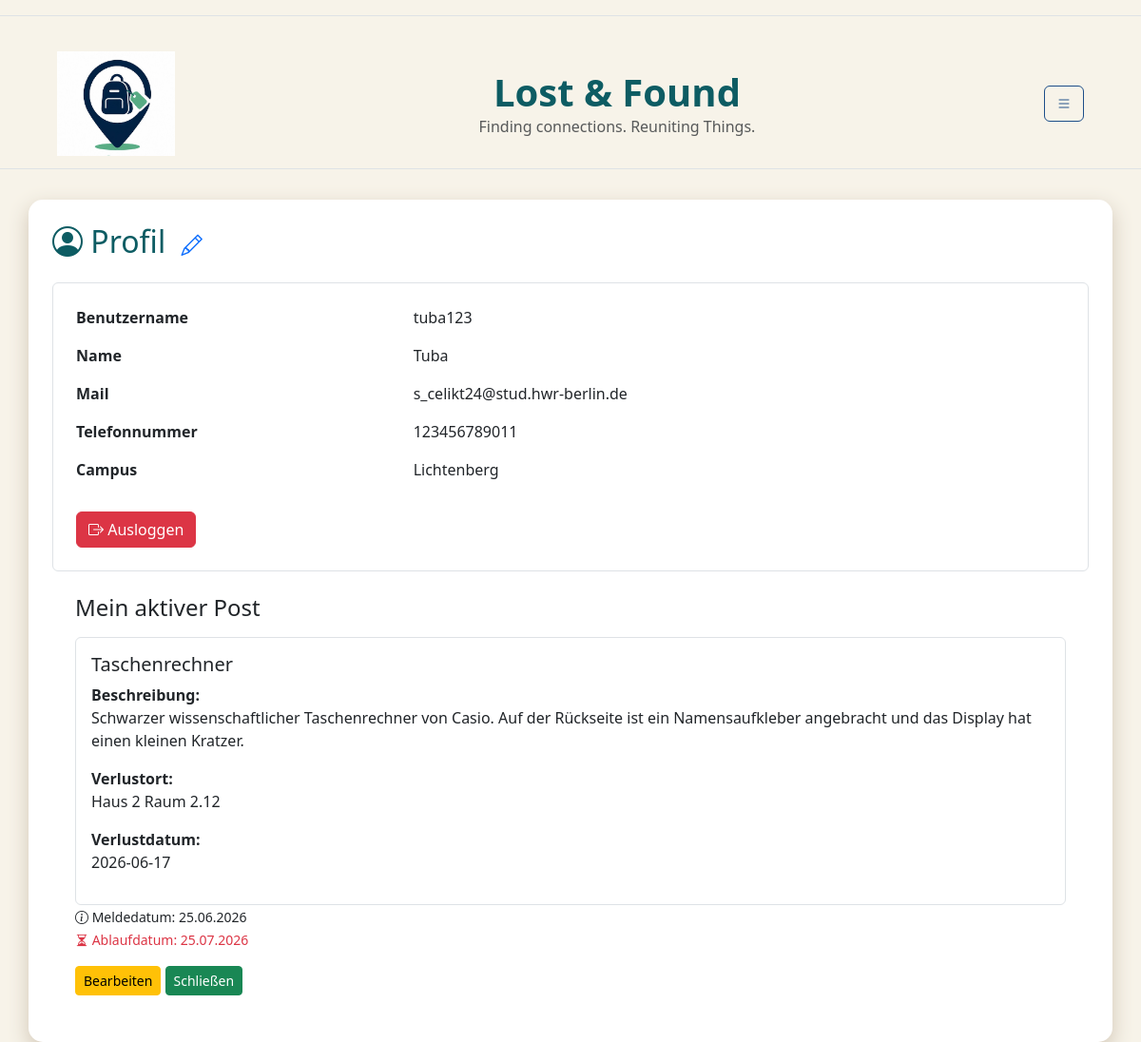
Before: /profile/ (signed in) with the older database file.
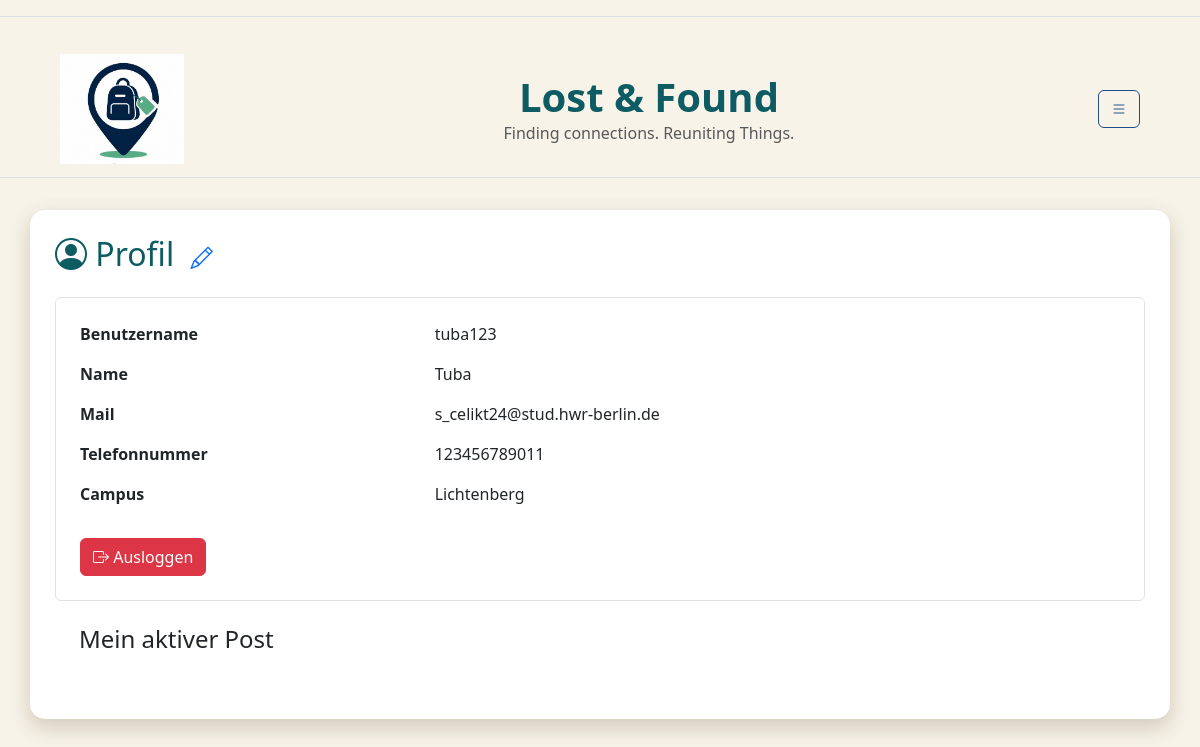
After: the same page with the newer database file.
### db.py (models this page shows)
class StandardUser(db.Model):
    __tablename__ = "standardUser"
    user_id = db.Column( db.Integer, primary_key=True )
    campus_id = db.Column( db.String, db.ForeignKey("campus.campus_id") )
    name = db.Column( db.String)
    benutzername = db.Column( db.String, unique=True)
    telefonnummer = db.Column(db.String)
    standardtext = db.Column(db.Text)
    passwort = db.Column(db.String,nullable=False)
    hwr_mail = db.Column(db.String, unique=True,nullable=False )
    is_admin = db.Column(db.Boolean, default=False)
    campus = db.relationship("Campus",back_populates="users")
    posts = db.relationship( "Post",back_populates="user")

class Post(db.Model):
    __tablename__ = "post"
    post_id = db.Column(db.Integer,primary_key=True)
    user_id = db.Column(db.Integer,db.ForeignKey("standardUser.user_id"))
    fundbuero_id = db.Column(db.Integer,db.ForeignKey("fundbuero.fundbuero_id"))
    titel = db.Column(db.String,nullable=False)
    meldedatum = db.Column(db.Date)
    verlustdatum = db.Column(db.Date)
    ablaufdatum = db.Column(db.Date)
    schliessdatum = db.Column(db.Date)
    verlustort = db.Column(db.String)
    beschreibung = db.Column(db.Text)
    status = db.Column(db.String,default="laufend")
    views = db.Column(db.Integer,default=0 )
    user = db.relationship("StandardUser",back_populates="posts")
    fundbuero = db.relationship("Fundbuero",back_populates="posts")

### app.py (the view)
@app.route('/profile/')
def profile():
    if "user_id" not in session:
        flash("Bitte zuerst einloggen!", "warning")
        return redirect(url_for("login"))
    user = db.session.get(StandardUser, session["user_id"] )
    posts = db.session.execute( db.select(Post).where(Post.user_id == user.user_id, Post.status == "laufend")).scalars() # das holt alle posts des eingeloggten users aus der datenbank, die noch nicht abgelaufen sind und deren status "laufend" ist. die posts werden dann in der profile.html datei angezeigt.
    return render_template("profile.html", user=user, posts= posts)

### templates/profile.html (shortened to what this page needs)
{% extends "base.html" %}
{% block CONTENT %}
<h2 class="mb-4">
    <i class="bi bi-person-circle"></i>
    Profil
     <a href="{{ url_for('edit_profile') }}">
            <i class="bi bi-pencil ms-2"  style="font-size: 1.4rem;"></i>
            </a>
</h2>
<div class="border rounded p-4">
    <div class="row mb-3">
        <div class="col-4">
            <strong>Benutzername</strong>
        </div>
        <div class="col">
            {{ user.benutzername }}
        </div>
    </div>
    <div class="row mb-3">
        <div class="col-4">
            <strong>Name</strong>
        </div>
        <div class="col">
            {{ user.name }}
        </div>
    </div>
    <div class="row mb-3">
        <div class="col-4">
            <strong>Mail</strong>
        </div>
        <div class="col">
            {{ user.hwr_mail }}
        </div>
    </div>
    <div class="row mb-3">
        <div class="col-4">
            <strong>Telefonnummer</strong>
        </div>
        <div class="col">
            {{ user.telefonnummer }}
        </div>
    </div>
    <div class="row mb-3" >
        <div class="col-4">
            <strong>Campus</strong>
        </div>
        <div class="col">
        {% if user.campus_id %}
            {{ user.campus_id }}
        {% else %}
            <span class="text-muted">Kein Campus ausgewählt</span>
        {% endif %}
    </div>
        </div>
        <a href="{{ url_for('logout') }}"
            class="btn btn-danger mt-3">
            <i class="bi bi-box-arrow-right"></i>
         Ausloggen
        </a>
    </div>
    <div class = "rounded p-4">
        <h4 class="mb-3">
        Mein aktiver Post
        </h4>
{% if posts %}
            {%for post in posts%}
             <div class ="border rounded p-3">
             <h5> {{post.titel}} </h5>
                <p>
                    <strong>Beschreibung:</strong><br>
                    {{ post.beschreibung }}
                </p>
                <p>
                    <strong>Verlustort:</strong><br>
                    {{ post.verlustort }}
                </p>
                <p>
                    <strong>Verlustdatum:</strong><br>
                    {{ post.verlustdatum}}
                </p>
             </div>
               <small>
            <i class="bi bi-info-circle"></i>
              Meldedatum: {{ post.meldedatum.strftime('%d.%m.%Y') }}
            </small>
            <br>
            <small class="text-danger">
            <i class="bi bi-hourglass-split"></i>
             Ablaufdatum: {{ post.ablaufdatum.strftime('%d.%m.%Y') }}
            </small>
                    <div class="mt-3">
                        <a href=" {{url_for('edit_post', post_id=post.post_id)}}"
                        class = "btn btn-warning btn-sm">
                        Bearbeiten
                        </a>
                        <a href="{{ url_for('close_post', post_id=post.post_id) }}"
                        class="btn btn-success btn-sm">
                        Schließen
                        </a>
                    </div>
                </div>
            {%endfor%}
        {% else %}
                    <p>Kein aktiver Post vorhanden.</p>
     {% endif %}
            </div>
            </div>
{% endblock %}

### templates/base.html (shortened to what this page needs)
<!doctype html>
<html lang="en">
<head>
    {{ bootstrap.load_css() }}
    <link rel="stylesheet"
      href="https://cdn.jsdelivr.net/npm/bootstrap-icons@1.11.3/font/bootstrap-icons.min.css">
    <link rel="stylesheet"
      href="{{ url_for('static', filename='css/style.css') }}">
   <link rel="stylesheet"
      href="{{ url_for('static', filename='css/color.css') }}">
</head>
<body>
<nav class="navbar border-bottom mb-4"></nav>
{% if request.endpoint not in ['login', 'register'] %}
<nav class="navbar border-bottom mb-3">
{% if request.endpoint != 'create_post' %}
    <div class="container-fluid d-flex align-items-center">
        <a class="navbar-brand d-flex align-items-center ms-5"
   href="{{ url_for('home') }}">
    <img
        src="{{ url_for('static', filename='images/LogoLostAndFound.jpeg') }}"
        alt="Logo"
        height="110">
     </a>
        <div class="text-center flex-grow-1">
            <h1 class="m-0 fw-bold" style ="font-size: 2.5 em ;">Lost & Found</h1>
            <p class="m-0 text-muted " style="font-size:1.4 em ">Finding connections. Reuniting Things.</p>
        </div>
        {% else %}
        <div class="flex-grow-1"></div>
        {%endif%}
        <button
            class="btn btn-outline-secondary ms-auto me-5"
            type="button"
            data-bs-toggle="collapse"
            data-bs-target="#navbarToggleExternalContent">
            <i class="bi bi-list"></i>
        </button>
    </div>
</nav>
{% endif %}
<div class="container mt-3">
{% from 'bootstrap5/utils.html' import render_messages %}
    {% block CONTENT %}
    {% endblock %}
</body>
</html>

### static/css/style.css (style rules this page uses)
body { background-color: var(--color-main) !important; }
h1, h2, h3 { color: var(--color-highlight) !important; }
.btn-outline-secondary { color: var(--color-accent2) !important; border-color: var(--color-accent2) !important; }
.container { background: white; border-radius: 15px; box-shadow: 0px 8px 20px 2px var(--color-shadow); padding: 25px; }

### static/css/color.css (style rules this page uses)
:root { --color-main: rgb(247, 243, 233); --color-shadow: rgb(215, 205, 190); --color-highlight: rgb(13, 92, 99); --color-accent1: rgb(46, 196, 182); --color-accent2: rgb(29, 78, 137); }

Changed rows visible on the page:
removed Post: titel "Taschenrechner", beschreibung "Schwarzer wissenschaftlicher Taschenrechner von Casio. Auf der Rückseite ist ein Namensaufkleber angebracht und das Display hat einen kleinen Kratzer.", verlustort "Haus 2 Raum 2.12", verlustdatum "2026-06-17", meldedatum "25.06.2026", ablaufdatum "25.07.2026"
